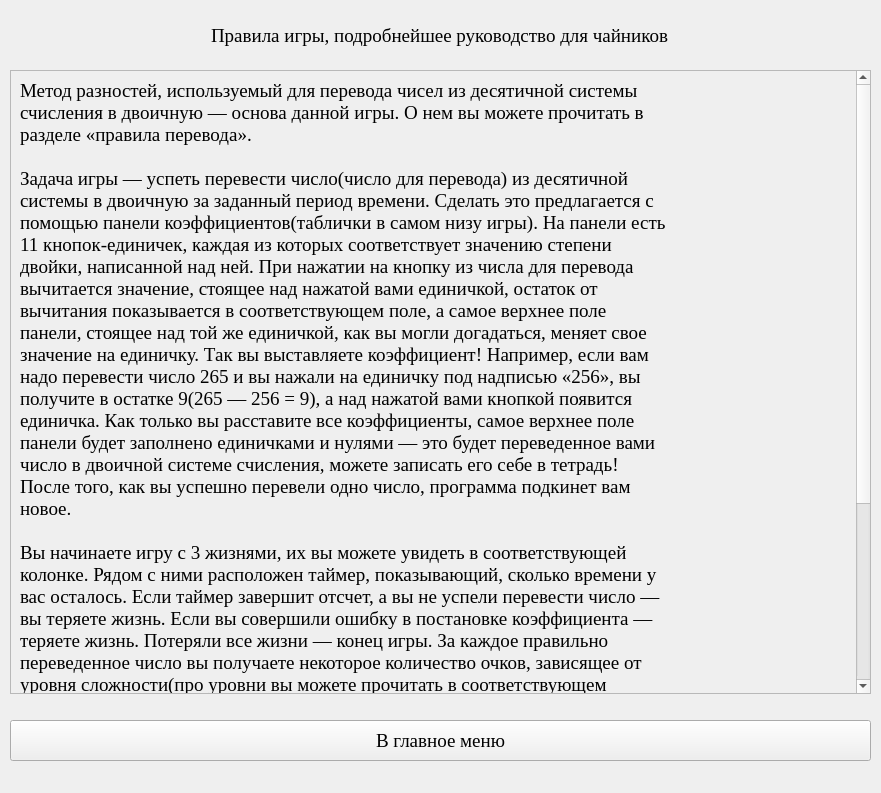
<?xml version="1.0" encoding="UTF-8"?>
<ui version="4.0">
 <class>MainWindow</class>
 <widget class="QMainWindow" name="MainWindow">
  <property name="geometry">
   <rect>
    <x>0</x>
    <y>0</y>
    <width>881</width>
    <height>793</height>
   </rect>
  </property>
  <property name="font">
   <font>
    <family>Times New Roman</family>
    <pointsize>14</pointsize>
   </font>
  </property>
  <property name="windowTitle">
   <string>MainWindow</string>
  </property>
  <widget class="QWidget" name="centralwidget">
   <widget class="QWidget" name="horizontalLayoutWidget">
    <property name="geometry">
     <rect>
      <x>10</x>
      <y>10</y>
      <width>860</width>
      <height>51</height>
     </rect>
    </property>
    <layout class="QHBoxLayout" name="horizontalLayout">
     <item>
      <spacer name="horizontalSpacer_2">
       <property name="orientation">
        <enum>Qt::Horizontal</enum>
       </property>
       <property name="sizeHint" stdset="0">
        <size>
         <width>40</width>
         <height>20</height>
        </size>
       </property>
      </spacer>
     </item>
     <item>
      <widget class="QLabel" name="label">
       <property name="text">
        <string>Правила игры, подробнейшее руководство для чайников</string>
       </property>
      </widget>
     </item>
     <item>
      <spacer name="horizontalSpacer">
       <property name="orientation">
        <enum>Qt::Horizontal</enum>
       </property>
       <property name="sizeHint" stdset="0">
        <size>
         <width>40</width>
         <height>20</height>
        </size>
       </property>
      </spacer>
     </item>
    </layout>
   </widget>
   <widget class="QWidget" name="horizontalLayoutWidget_2">
    <property name="geometry">
     <rect>
      <x>0</x>
      <y>1100</y>
      <width>891</width>
      <height>51</height>
     </rect>
    </property>
    <layout class="QHBoxLayout" name="horizontalLayout_2">
     <item>
      <spacer name="horizontalSpacer_4">
       <property name="orientation">
        <enum>Qt::Horizontal</enum>
       </property>
       <property name="sizeHint" stdset="0">
        <size>
         <width>40</width>
         <height>20</height>
        </size>
       </property>
      </spacer>
     </item>
     <item>
      <widget class="QPushButton" name="ToMenu">
       <property name="text">
        <string>Вернуться в главное меню</string>
       </property>
      </widget>
     </item>
     <item>
      <spacer name="horizontalSpacer_3">
       <property name="orientation">
        <enum>Qt::Horizontal</enum>
       </property>
       <property name="sizeHint" stdset="0">
        <size>
         <width>40</width>
         <height>20</height>
        </size>
       </property>
      </spacer>
     </item>
    </layout>
   </widget>
   <widget class="QScrollArea" name="scrollArea">
    <property name="geometry">
     <rect>
      <x>10</x>
      <y>70</y>
      <width>861</width>
      <height>624</height>
     </rect>
    </property>
    <property name="widgetResizable">
     <bool>true</bool>
    </property>
    <widget class="QWidget" name="scrollAreaWidgetContents">
     <property name="geometry">
      <rect>
       <x>0</x>
       <y>-458</y>
       <width>838</width>
       <height>1080</height>
      </rect>
     </property>
     <layout class="QVBoxLayout" name="verticalLayout">
      <item>
       <widget class="QLabel" name="label_3">
        <property name="text">
         <string>Метод разностей, используемый для перевода чисел из десятичной системы
счисления в двоичную — основа данной игры. О нем вы можете прочитать в
разделе «правила перевода». 

Задача игры — успеть перевести число(число для перевода) из десятичной 
системы в двоичную за заданный период времени. Сделать это предлагается с 
помощью панели коэффициентов(таблички в самом низу игры). На панели есть
11 кнопок-единичек, каждая из которых соответствует значению степени
двойки, написанной над ней. При нажатии на кнопку из числа для перевода 
вычитается значение, стоящее над нажатой вами единичкой, остаток от
вычитания показывается в соответствующем поле, а самое верхнее поле
панели, стоящее над той же единичкой, как вы могли догадаться, меняет свое
значение на единичку. Так вы выставляете коэффициент! Например, если вам 
надо перевести число 265 и вы нажали на единичку под надписью «256», вы
получите в остатке 9(265 — 256 = 9), а над нажатой вами кнопкой появится
единичка. Как только вы расставите все коэффициенты, самое верхнее поле
панели будет заполнено единичками и нулями — это будет переведенное вами
число в двоичной системе счисления, можете записать его себе в тетрадь!
После того, как вы успешно перевели одно число, программа подкинет вам
новое. 

Вы начинаете игру с 3 жизнями, их вы можете увидеть в соответствующей
колонке. Рядом с ними расположен таймер, показывающий, сколько времени у
вас осталось. Если таймер завершит отсчет, а вы не успели перевести число —
вы теряете жизнь. Если вы совершили ошибку в постановке коэффициента — 
теряете жизнь. Потеряли все жизни — конец игры. За каждое правильно
переведенное число вы получаете некоторое количество очков, зависящее от
уровня сложности(про уровни вы можете прочитать в соответствующем 
разделе, «уровни сложности»), в конце ваш счет записывается в таблицу 
рекордов. 
Если вы вдруг решили попить чай и выйти из игры, сделать это можно при
помощи соответствующей кнопки, она вернет вас в главное меню.

Это все. Намного проще понять принцип работы игры на практике. Если вам
показалось все слишком сложным, попробуйте открыть игру и попытаться
перевести число. Как только вы переведете одно, вы сразу же запомните
алгоритм действий, и переводить другие будет намного проще. Удачи вам!
 </string>
        </property>
       </widget>
      </item>
      <item>
       <widget class="QLabel" name="image">
        <property name="text">
         <string>Картинка</string>
        </property>
       </widget>
      </item>
     </layout>
    </widget>
   </widget>
   <widget class="QPushButton" name="ToMenu_2">
    <property name="geometry">
     <rect>
      <x>10</x>
      <y>720</y>
      <width>861</width>
      <height>41</height>
     </rect>
    </property>
    <property name="text">
     <string>В главное меню</string>
    </property>
   </widget>
  </widget>
  <widget class="QMenuBar" name="menubar">
   <property name="geometry">
    <rect>
     <x>0</x>
     <y>0</y>
     <width>881</width>
     <height>26</height>
    </rect>
   </property>
  </widget>
 </widget>
 <resources/>
 <connections/>
</ui>
